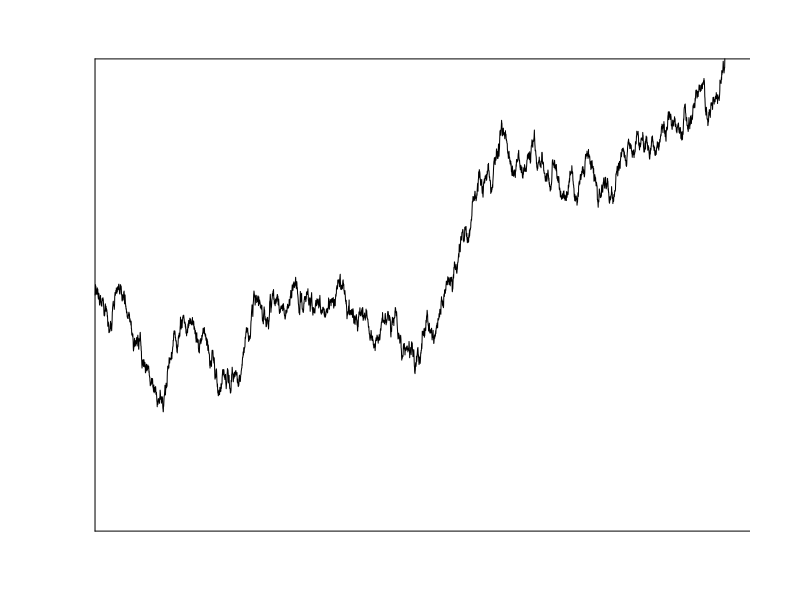

This chart was generated by the following R code:
# Variable dictionary: ##################################################
# mu1 and mu2 - Individual drift rates for the motion on the x and y axes
# boundary - Boundary (radius)
# ndt - Non decision time
# drift.Coeff - Within-trial variability on the sampling process
# dt - Step size ("delta-t")
# state - rectangular coordinates recorded during the random walk
#########################################################################

#~~~~~~~~~~~~~~~~~~~~~~~~~~~~~~~~~~~~~~~~~~~~~~~~~~~~~~~~~~~~~~~~~~~~~~
# Simulate the full random walk across many trials (for each trial, 
# keeps the full chain of coordinates visited and response times)
#~~~~~~~~~~~~~~~~~~~~~~~~~~~~~~~~~~~~~~~~~~~~~~~~~~~~~~~~~~~~~~~~~~~~~~
trials <- 200
mu1 <- 0.7
boundary <- 2
ndt <- 0.2

randomWalk <- function(trials, mu1, boundary, ndt=0.1, drift.Coeff=1, dt=0.00015){
  boundary <- boundary/2
  sqDT <- sqrt(dt)
  s.init <- c(0,0) 
  iter <- round(15/dt)  # Maximum number of iterations on the random walk 
  state <- array(NA, dim = c(iter, trials))   # States are saved in a 3dimensional array
  finalT <- rep(NA,trials) # Empty vector to store RT (a.k.a. total number of iterations)
  additional_steps_needed <- rep(0,trials)
  
  # Arrays to be used in simulation
  random_deviations <- rnorm(trials*iter,0,1)*(drift.Coeff*sqDT)   # Deviations from step sizes 
  motion <- array(random_deviations,dim = c(iter,trials))          # Store deviations in array
  steps <- motion+(mu1*dt)
  
  # Set initial state for every trial
  state[1,] <- s.init # Set initial point for every random-walk on each trial
  
  for(a in 1:trials){   
    ### Random walk per trial
    for(t in 2:iter){
      d1 <- steps[t,a]
      state[t,a] <- state[t-1,a]+d1
      pass <- abs(state[t,a])
      # Stop random-walk if boundary is passed
      if(pass >= boundary){
        finalT[a] <- t+(ndt/dt)   #Total no. of iterations required on each trial
        break
      }
    }
    
    # Test whether the random-walk reached the boundary, and re-sample if not.
    not.finished <- is.na(finalT[a])
    if(not.finished){ additional_steps_needed[a] <- 1 }
    
    whileLoopNo <- 1
    while(not.finished){
      last_state <- state[t,a]   # Store last state
      state[,a] <- NA            # Reset random-walk
      state[1,a] <- last_state   # Start at last state
      
      # Get a new list of random step sizes
      more_random_deviations <- rnorm(iter,0,1)*(drift.Coeff*sqDT)
      more_motion <- array(more_random_deviations,dim = c(iter,1))
      more_steps_d1 <- more_motion[,1]+(mu1*dt)
      
      for(t in 2:iter){
        d1 <- more_steps_d1[t]
        state[t,a] <- state[t-1,a]+d1
        pass <- abs(state[t,a])
        
        if(pass >= boundary){
          added_iterations <- iter*whileLoopNo
          finalT[a] <- (t+added_iterations)+(ndt/dt)   #Total no. of iterations required on each trial
          break
        }
      }
      
      not.finished <- is.na(finalT[a])  # Re-evaluate
      whileLoopNo <- whileLoopNo + 1    # Register while loop iteration
    }
    
    state[t,a] <- round(state[t,a],0)
  }
  
  finalT <- finalT*dt
  output <- list(state,finalT,additional_steps_needed)
  names(output) <- c("state","RT","repeated.Walk")
  return(output)
}

X <- randomWalk(trials, mu1, boundary, ndt)

par(mfrow=c(2,2))
par(mar = c(2.5, 3.5, 2, 2.5))

keep <- seq(1,nrow(X$state),3)
par(mfrow=c(1,1), mar = c(2.5, 3.5, 2, 2.5))
plot(X$state[!is.na(X$state[,1]),1], type="l", ylim=c(-1,1), ann=F, axes=F)
lines(c(0,90000),c(-1,-1))
lines(c(0,90000),c(1,1))
lines(c(0,0),c(-1,1))

#~~~~~~~~~~~~~~~~~~~~~~~~~~~~~~~~~~~~~~~~~~~~~~~~~~~~~~~~~~~~~~~~~~~~~~
# Take full random walk coordinates and extract final response
#~~~~~~~~~~~~~~~~~~~~~~~~~~~~~~~~~~~~~~~~~~~~~~~~~~~~~~~~~~~~~~~~~~~~~~
cddm.getFinalState <- function(randomWalk.states){
  randomWalk <- randomWalk.states
  K <- nrow(randomWalk)
  I <- dim(randomWalk)[3]
  
  coord <- matrix(NA, ncol=2,nrow=I)
  for(i in 1:I){
    for(k in 1:K){
      if(!is.na(randomWalk[k,1,i])){
        a <- k
      }else{
        break
      }
    }
    coord[i,] <- randomWalk[a,,i]
  }
  return(coord)
}


#~~~~~~~~~~~~~~~~~~~~~~~~~~~~~~~~~~~~~~~~~~~~~~~~~~~~~~~~~~~~~~~~~~~~~~~~~~~~~~
# Simulate data from the 4 parameters used to implement the cddm jags 
# module (with default values for the drift.Coefficient and dt)
#~~~~~~~~~~~~~~~~~~~~~~~~~~~~~~~~~~~~~~~~~~~~~~~~~~~~~~~~~~~~~~~~~~~~~~~~~~~~~~

### Cartesian implementation
cddm.simData.cart <- function(trials, mu1, mu2, boundary, ndt=0.1, drift.Coeff=1, dt=0.0015){
  randomWalk <-  cddm.randomWalk(trials=trials,mu1=mu1,mu2=mu2,boundary=boundary,
                                 ndt=ndt,drift.Coeff=drift.Coeff,dt=dt)
  RT <- randomWalk$RT
  add.Iterations <- randomWalk$repeated.Walk
  randomWalk <- randomWalk$state
  coord <- cddm.getFinalState(randomWalk)
  degrees <- cddm.coordToDegrees(coord)
  radians <- cddm.degToRad(degrees)
  radians <- round(radians,4)
  
  data <- as.data.frame(cbind(radians,RT))
  colnames(data) <- c("Choice","RT")
  
  output <- list(data,add.Iterations)
  names(output) <- c("data","repeated.Walk")
  
  return(output)
}

### Polar coordinate implementation
cddm.simData <- function(trials, drift.Angle, drift.Length, boundary, ndt=0.1, drift.Coeff=1, dt=0.0015){
  Mu <- cddm.polarToRect(drift.Angle,drift.Length)
  mu1 <- Mu$mu1
  mu2 <-Mu$mu2
  output <- cddm.simData.cart(trials = trials,
                              mu1 = mu1, mu2 = mu2,
                              boundary = boundary,
                              ndt = ndt,
                              drift.Coeff = drift.Coeff,
                              dt = dt)
  return(output)
}




############################################################################
#####  Plotting functions
#####  Note: The margins of the plotting space may need to be adjusted to 
#####        fully appreciate the symmetry of the circle drawn on screen.
############################################################################
all.Angles <- seq(0,2*pi,0.001)
#~~~~~~~~~~~~~~~~~~~~~~~~~~~~~~~~~~~~~~~~~~~~~~~~~~~~~~~~~~~~~~~~~~~~~~~~~~~~
# Plot the random walk (and RT distribution) from cddm.randomWalk()
#~~~~~~~~~~~~~~~~~~~~~~~~~~~~~~~~~~~~~~~~~~~~~~~~~~~~~~~~~~~~~~~~~~~~~~~~~~~~
cddm.plotRW <- function(randomWalk){
  state  <- randomWalk$state
  finalT <- randomWalk$RT
  trials <- length(finalT)
  choices <- cddm.getFinalState(state)
  boundary <- cddm.getVectorLength(choices[1,1],choices[1,2])
  boundary <- round(boundary,2)
  
  circle <- cddm.polarToRect(all.Angles,boundary)
  
  par(mfrow = c(1,2))  # Open space for 2 plots
  pm <- boundary+0.5 #Plot margin
  plot(-10:10,-10:10,type="n", ann = FALSE, axes = FALSE,
       xlim=c(-pm,pm),ylim=c(-pm,pm))
  for(b in 1:trials){
    points(state[,,b], type = "l", col=rgb(1,0,0.5,0.1))
  }
  points(circle[,1],circle[,2], type="l")
  abline(h = 0, lty=2, col="gray50")
  abline(v = 0, lty=2, col="gray50")
  legend("topright",paste("No. trials =", trials), 
         pch=16, col="white",bty = "n", cex=0.8)
  for(b in 1:trials){
    points(choices[b,1],choices[b,2], type = "p", pch =16, cex=0.9,
           col=rgb(0.75,0.25,0.5,0.2))
  }
  
  maxRT <- max(finalT)+5
  x.axis <- round(c(0,seq(0,maxRT,length.out=10)),2)
  hist(finalT, col = "darkorchid4", breaks = 50, ann=FALSE, axes=FALSE)
  mtext("Response Times", 1, line=2, f=2)
  mtext("Frequency", 2, line = 2.5, cex=0.8)
  axis(2, seq(0,trials,5), seq(0,trials,5), las=2)
  axis(1, x.axis,x.axis)
  
  par(mfrow = c(1,1)) #As a precaution, go back to single plot spaces
}


#~~~~~~~~~~~~~~~~~~~~~~~~~~~~~~~~~~~~~~~~~~~~~~~~~~~~~~~~~~~~~~~~~~~~~~
# Plot  observed choices and RT
#~~~~~~~~~~~~~~~~~~~~~~~~~~~~~~~~~~~~~~~~~~~~~~~~~~~~~~~~~~~~~~~~~~~~~~
cddm.plotData <- function(randomWalk.bivariateData){
  choice <- randomWalk.bivariateData$Choice
  RT <- randomWalk.bivariateData$RT
  trials <- length(RT)
  
  direction <- cddm.radToDeg(choice) # Transform radian choices into degrees
  boundary <- 9 # Arbitrary radius, used to define magnitude
  circle <- cddm.polarToRect(all.Angles,boundary)
  magnitude <- rep(boundary,length(choice)) 
  coord.on.circumference <- cddm.polarToRect(choice,magnitude) #get Rectangular coordinates
  
  par(mfrow = c(1,2))  # Open space for 2 plots
  
  plot(-10:10,-10:10,type="n", ann = FALSE, axes = FALSE)
  for(b in 1:trials){
    points(coord.on.circumference[b,1],coord.on.circumference[b,2], 
           type = "p", pch =16, cex=0.9,
           col=rgb(0.75,0.25,0.5,0.2))
  }
  points(circle[,1],circle[,2], type="l")
  abline(h = 0, lty=2, col="gray50")
  abline(v = 0, lty=2, col="gray50")
  legend("topright",paste("No. trials =", trials), 
         pch=16, col="white",bty = "n", cex=0.8)
  
  maxRT <- max(RT)+5
  x.axis <- round(c(0,seq(0,maxRT,length.out=10)),2)
  hist(RT, col = "darkorchid4", breaks = 50, ann=FALSE, axes=FALSE)
  mtext("Response Times", 1, line=2, f=2)
  mtext("Frequency", 2, line = 2.5, cex=0.8)
  axis(2, seq(0,trials,5), seq(0,trials,5), las=2)
  axis(1, x.axis,x.axis)
  
  par(mfrow = c(1,1)) #As a precaution, go back to single plot spaces
}
